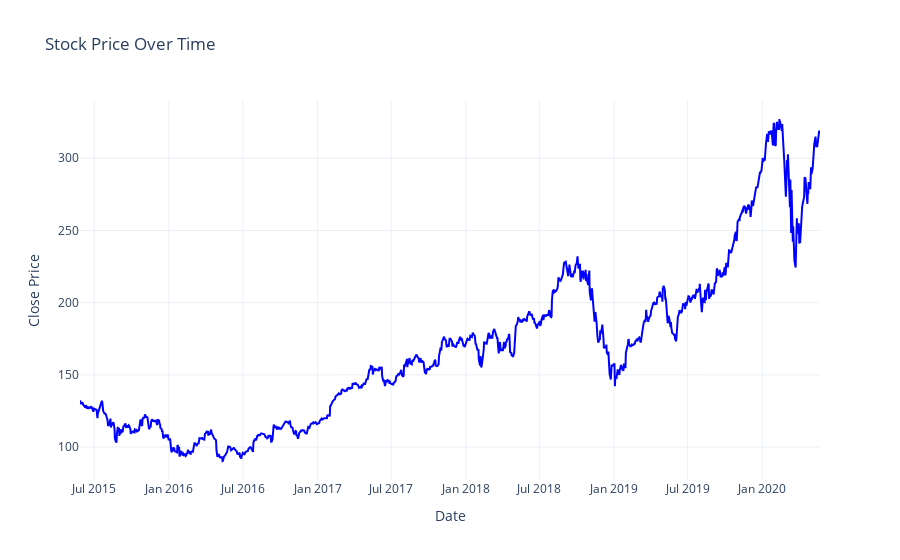

Notebook cell for this chart:
### Code cell
import plotly.graph_objects as go

# Reset the index to make 'date' a column again
df_arima.reset_index(inplace=True)

# Create a plotly figure
fig = go.Figure()

# Add stock price line
fig.add_trace(go.Scatter(x=df_arima['date'], y=df_arima['close'], 
                         mode='lines', 
                         name='Stock Price',
                         line=dict(color='blue')))

# Customize the layout
fig.update_layout(
    title='Stock Price Over Time',
    xaxis_title='Date',
    yaxis_title='Close Price',
    legend=dict(x=0, y=1),
    template='plotly_white',
    hovermode='x unified'
)

# Show the interactive plot
fig.show()

### Figure 1 — Plotly figure (JSON) as saved in the notebook; plotly's stock layout.template omitted (floating-point values rounded to 4 significant figures; data arrays with more than 128 entries replaced by an {"elided": "..."} marker saying what was removed)
{"data": [{"line": {"color": "blue"}, "mode": "lines", "name": "Stock Price", "type": "scatter", "x": {"elided": "1258 str values"}, "y": {"elided": "1258 float values"}}], "layout": {"hovermode": "x unified", "legend": {"x": 0, "y": 1}, "title": {"text": "Stock Price Over Time"}, "xaxis": {"title": {"text": "Date"}}, "yaxis": {"title": {"text": "Close Price"}}}}
